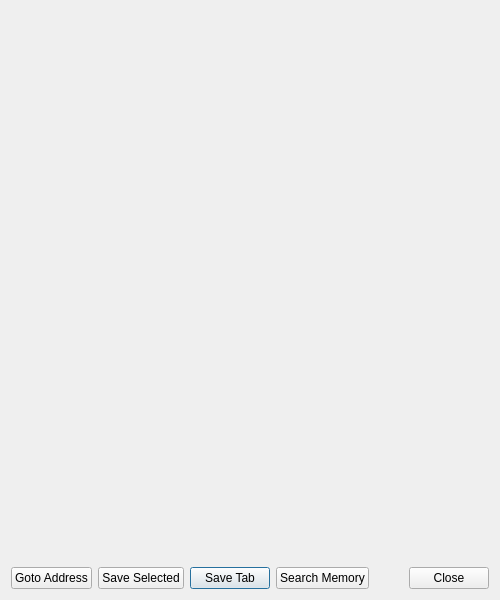
<?xml version="1.0" encoding="UTF-8"?>
<ui version="4.0">
 <class>UIMemoryEditor</class>
 <widget class="QDialog" name="UIMemoryEditor">
  <property name="geometry">
   <rect>
    <x>0</x>
    <y>0</y>
    <width>500</width>
    <height>600</height>
   </rect>
  </property>
  <property name="windowTitle">
   <string>Memory Editor</string>
  </property>
  <layout class="QVBoxLayout" name="verticalLayout">
   <item>
    <widget class="UIHexEditor" name="saMemoryEditor" native="true">
     <property name="sizePolicy">
      <sizepolicy hsizetype="Expanding" vsizetype="Expanding">
       <horstretch>0</horstretch>
       <verstretch>0</verstretch>
      </sizepolicy>
     </property>
     <property name="minimumSize">
      <size>
       <width>0</width>
       <height>0</height>
      </size>
     </property>
     <property name="font">
      <font>
       <family>Courier New</family>
       <pointsize>9</pointsize>
      </font>
     </property>
     <property name="focusPolicy">
      <enum>Qt::StrongFocus</enum>
     </property>
     <property name="acceptDrops">
      <bool>false</bool>
     </property>
    </widget>
   </item>
   <item>
    <layout class="QHBoxLayout" name="horizontalLayout_7" stretch="0,0,0,0,0,0">
     <property name="sizeConstraint">
      <enum>QLayout::SetDefaultConstraint</enum>
     </property>
     <item>
      <widget class="QPushButton" name="pbGotoAddress">
       <property name="sizePolicy">
        <sizepolicy hsizetype="Minimum" vsizetype="Fixed">
         <horstretch>0</horstretch>
         <verstretch>0</verstretch>
        </sizepolicy>
       </property>
       <property name="text">
        <string>Goto Address</string>
       </property>
       <property name="autoDefault">
        <bool>false</bool>
       </property>
      </widget>
     </item>
     <item>
      <widget class="QPushButton" name="pbSaveSelected">
       <property name="text">
        <string>Save Selected</string>
       </property>
       <property name="autoDefault">
        <bool>false</bool>
       </property>
      </widget>
     </item>
     <item>
      <widget class="QPushButton" name="pbSaveTab">
       <property name="text">
        <string>Save Tab</string>
       </property>
      </widget>
     </item>
     <item>
      <widget class="QPushButton" name="pbSearchMemory">
       <property name="text">
        <string>Search Memory</string>
       </property>
       <property name="autoDefault">
        <bool>false</bool>
       </property>
      </widget>
     </item>
     <item>
      <spacer name="horizontalSpacer_3">
       <property name="orientation">
        <enum>Qt::Horizontal</enum>
       </property>
       <property name="sizeHint" stdset="0">
        <size>
         <width>40</width>
         <height>20</height>
        </size>
       </property>
      </spacer>
     </item>
     <item>
      <widget class="QDialogButtonBox" name="dbbButtons">
       <property name="standardButtons">
        <set>QDialogButtonBox::Close</set>
       </property>
      </widget>
     </item>
    </layout>
   </item>
  </layout>
 </widget>
 <customwidgets>
  <customwidget>
   <class>UIHexEditor</class>
   <extends>QWidget</extends>
   <header>UIHexEditor.h</header>
   <container>1</container>
  </customwidget>
 </customwidgets>
 <resources/>
 <connections>
  <connection>
   <sender>dbbButtons</sender>
   <signal>rejected()</signal>
   <receiver>UIMemoryEditor</receiver>
   <slot>reject()</slot>
   <hints>
    <hint type="sourcelabel">
     <x>347</x>
     <y>321</y>
    </hint>
    <hint type="destinationlabel">
     <x>335</x>
     <y>376</y>
    </hint>
   </hints>
  </connection>
 </connections>
</ui>
